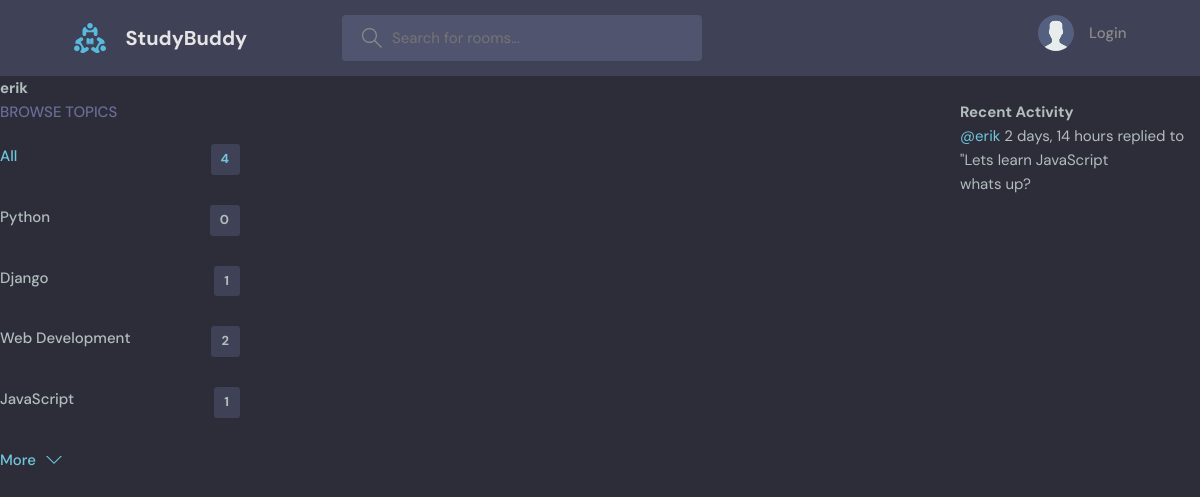
Before: /profile/3/ with the older database file.
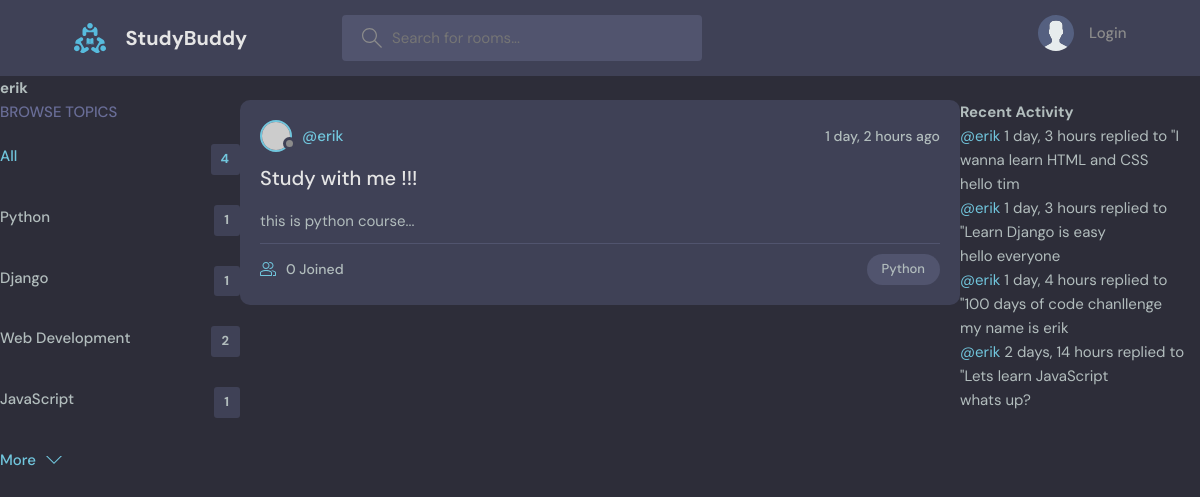
After: the same page with the newer database file.
### base/models.py (models this page shows, shortened)
class Topic(models.Model):
    name = models.CharField(max_length=200)

class Message(models.Model):
    user = models.ForeignKey(User, on_delete=models.CASCADE)
    room = models.ForeignKey(Room, on_delete=models.CASCADE)
    body = models.TextField()
    updated = models.DateTimeField(auto_now=True)
    created = models.DateTimeField(auto_now_add=True)
    class Meta:
        ordering = ['-updated', '-created']
    def __str__(self):
        return self.body[0:50]

class Room(models.Model):
    host = models.ForeignKey(User, on_delete=models.SET_NULL, null=True)
    topic = models.ForeignKey(Topic, on_delete=models.SET_NULL, null=True)
    name = models.CharField(max_length=200)
    description = models.TextField(null=True, blank=True)
    participants = models.ManyToManyField(User, related_name='participants', blank=True)
    updated = models.DateTimeField(auto_now=True)
    created = models.DateTimeField(auto_now_add=True)
    class Meta:
        ordering = ['-updated', '-created']
    def short_description(self):
        return self.description[:200] if self.description else ''
    def __str__(self):
        return self.name

### base/views.py (the view)
# urls.py: path('profile/<str:pk>/', views.userProfile, name="user-profile"),
def userProfile(request, pk):
    user = User.objects.get(id=pk)
    rooms = user.room_set.all()
    room_messages = user.message_set.all()
    topics = Topic.objects.all()
    context = {'user': user, 'rooms': rooms, 'room_messages': room_messages, 'topics': topics}
    return render(request, 'base/profile.html', context)

### base/templates/base/profile.html (shortened to what this page needs)
{% extends "main.html" %}
{% block content %}
<h1>{{user.username}}</h1>
<div class="profile-container">
    <div>
        {% include 'base/topic_component.html' %}
    </div>
    <div>
        {% include 'base/feed_component.html' %}
    </div>
    <div>
        {% include 'base/activity_component.html' %}
    </div>
</div>
{% endblock content %}

### templates/main.html (shortened to what this page needs)
<!DOCTYPE html>
{% load static %}
<html lang="en">
<head>
    <link rel="stylesheet" href="{% static "styles/style.css" %}" />
</head>
<body>
    {% include "navbar.html" %}
    {% block content %}
    {% endblock content %}
</body>
</html>

### templates/navbar.html (shortened to what this page needs)
{% load static %}
<header class="header header--loggedIn">
    <div class="container">
        <a href="{% url 'home' %}" class="header__logo">
            <img src="{% static 'images/logo.svg' %}" />
            <h1>StudyBuddy</h1>
        </a>
        <form class="header__search" method="GET" action="{% url 'home' %}">
            <label>
                <input name="q" placeholder="Search for rooms..." />
            </label>
        </form>
        <nav class="header__menu">
            {% if request.user.is_authenticated %}
            <div class="header__user">
                <a href="profile.html">
                    <div class="avatar avatar--medium active">
                        <img src="https://randomuser.me/api/portraits/men/37.jpg" />
                    </div>
                    <p>{{request.user.username}} <span>@{{request.user.username}}</span></p>
                </a>
                <button class="dropdown-button">
                    <svg version="1.1" xmlns="http://www.w3.org/2000/svg" width="32" height="32"
                        viewBox="0 0 32 32">
                        <title>chevron-down</title>
                        <path d="M16 21l-13-13h-3l16 16 16-16h-3l-13 13z"></path>
                    </svg>
                </button>
            </div>
            {% else %}
            <a href="{% url 'login' %}">
                <img src="{% static 'images/avatar.svg' %}" />
                <p>Login</p>
            </a>
            {% endif %}
        </nav>
    </div>
</header>

### base/templates/base/topic_component.html (shortened to what this page needs)
<div class="topics">
<div class="topics__header">
    <h2>Browse Topics</h2>
</div>
<ul class="topics__list">
    <li>
    <a href="{% url 'home' %}" class="active">All <span>{{topics.count}}</span></a>
    </li>
    {% for topic in topics %}
    <li>
    <a href="{% url 'home' %}?q={{topic.name}}">{{topic.name}} <span>{{topic.room_set.all.count}}</span></a>
    </li>
    {% endfor %}
</ul>
<a class="btn btn--link" href="topics.html">
    More
    <svg version="1.1" xmlns="http://www.w3.org/2000/svg" width="32" height="32" viewBox="0 0 32 32">
    <title>chevron-down</title>
    <path d="M16 21l-13-13h-3l16 16 16-16h-3l-13 13z"></path>
    </svg>
</a>
</div>

### base/templates/base/feed_component.html (shortened to what this page needs)
{% for room in rooms %}
<div class="roomListRoom">
    <div class="roomListRoom__header">
        <a href="{% url 'user-profile' room.host.id %}" class="roomListRoom__author">
        <div class="avatar avatar--small">
            <img src="https://randomuser.me/api/portraits/women/11.jpg" />
        </div>
        <span>@{{room.host.username}}</span>
        </a>
        <div class="roomListRoom__actions">
        <span>{{room.created|timesince}} ago</span>
        </div>
    </div>
    <div class="roomListRoom__content">
        <a href="{% url 'room' room.id %}">{{room.name}}</a>
        {% if room.short_description %}
            <p>{{room.short_description}}...</p>
        {% else %}
            <p>This room has no description</p>
        {% endif %}
    </div>
    <div class="roomListRoom__meta">
        <a href="{% url 'room' room.id %}" class="roomListRoom__joined">
        {{room.participants.all.count}} Joined
        </a>
        <p class="roomListRoom__topic">{{room.topic.name}}</p>
    </div>
</div>
{% endfor %}

### base/templates/base/activity_component.html
<h3>Recent Activity</h3>
{% for message in room_messages %}
<div>
    <small><a href="{% url 'user-profile' message.user.id %}">@{{message.user}}</a>
        {{message.created|timesince}}</small>
    <small>replied to "{{message.room}}</small>
    <p>{{message}}</p>
</div>
{% endfor %}

### base/templates/base/profile.html (style rules this page uses)
.profile-container { display: grid; grid-template-columns: 1fr 3fr 1fr; }

Changed rows visible on the page:
computed for Topic "Python": room_set.all.count "0" → "1"
added Room: host.username "erik", created "1 day, 2 hours", name "Study with me !!!", short_description "this is python course", participants.all.count "0", topic.name "Python"
added Message: user "erik", created "1 day, 3 hours", room "I wanna learn HTML and CSS", body "hello tim"
added Message: user "erik", created "1 day, 3 hours", room "Learn Django is easy", body "hello everyone"
added Message: user "erik", created "1 day, 4 hours", room "100 days of code chanllenge", body "my name is erik"
